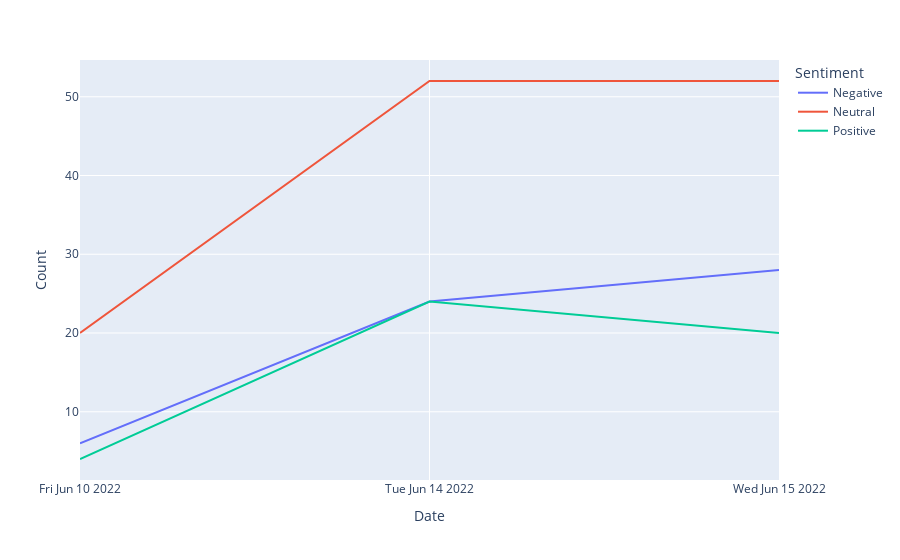

Notebook source saved alongside this figure:
### Code cell
px.line(new_data, x='Date', y='Count', color='Sentiment')

### Figure 1 — Plotly figure (JSON) as saved in the notebook; plotly's stock layout.template omitted (floating-point values rounded to 4 significant figures)
{"data": [{"hovertemplate": "Sentiment=Negative<br>Date=%{x}<br>Count=%{y}<extra></extra>", "legendgroup": "Negative", "line": {"color": "#636efa", "dash": "solid"}, "marker": {"symbol": "circle"}, "mode": "lines", "name": "Negative", "orientation": "v", "showlegend": true, "type": "scatter", "x": ["Fri Jun 10 2022", "Tue Jun 14 2022", "Wed Jun 15 2022"], "xaxis": "x", "y": [6, 24, 28], "yaxis": "y"}, {"hovertemplate": "Sentiment=Neutral<br>Date=%{x}<br>Count=%{y}<extra></extra>", "legendgroup": "Neutral", "line": {"color": "#EF553B", "dash": "solid"}, "marker": {"symbol": "circle"}, "mode": "lines", "name": "Neutral", "orientation": "v", "showlegend": true, "type": "scatter", "x": ["Fri Jun 10 2022", "Tue Jun 14 2022", "Wed Jun 15 2022"], "xaxis": "x", "y": [20, 52, 52], "yaxis": "y"}, {"hovertemplate": "Sentiment=Positive<br>Date=%{x}<br>Count=%{y}<extra></extra>", "legendgroup": "Positive", "line": {"color": "#00cc96", "dash": "solid"}, "marker": {"symbol": "circle"}, "mode": "lines", "name": "Positive", "orientation": "v", "showlegend": true, "type": "scatter", "x": ["Fri Jun 10 2022", "Tue Jun 14 2022", "Wed Jun 15 2022"], "xaxis": "x", "y": [4, 24, 20], "yaxis": "y"}], "layout": {"legend": {"title": {"text": "Sentiment"}, "tracegroupgap": 0}, "margin": {"t": 60}, "xaxis": {"anchor": "y", "domain": [0, 1], "title": {"text": "Date"}}, "yaxis": {"anchor": "x", "domain": [0, 1], "title": {"text": "Count"}}}}
